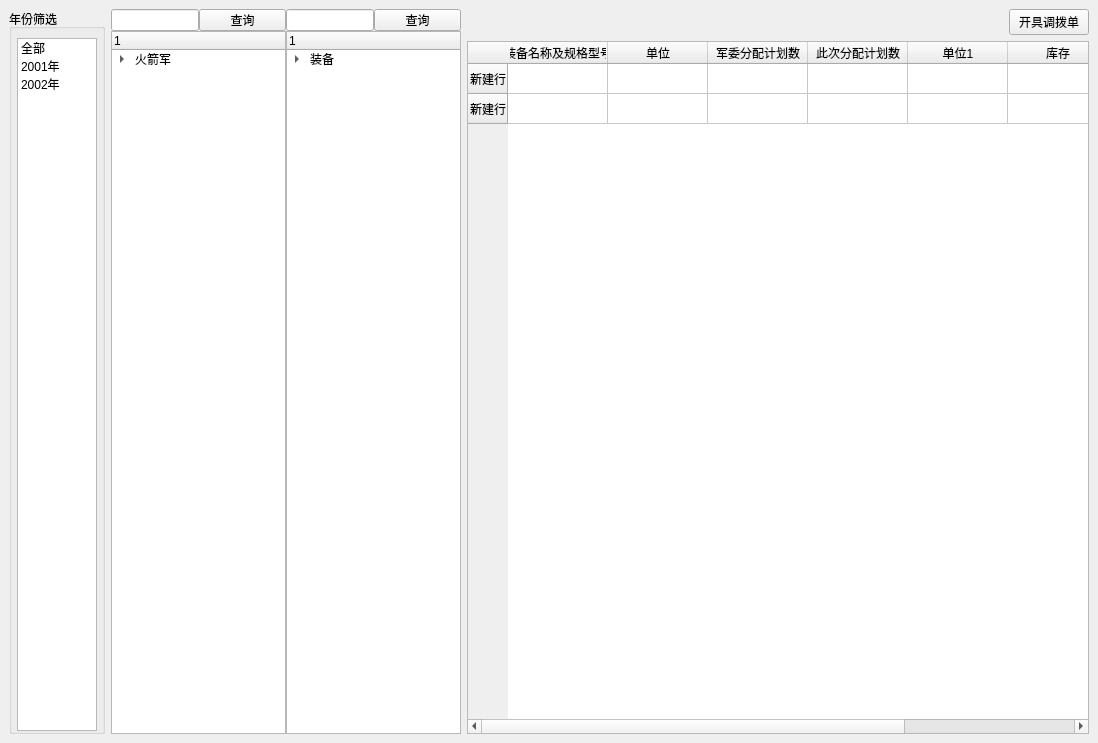
<?xml version="1.0" encoding="UTF-8"?>
<ui version="4.0">
 <class>Form</class>
 <widget class="QWidget" name="Form">
  <property name="geometry">
   <rect>
    <x>0</x>
    <y>0</y>
    <width>1098</width>
    <height>743</height>
   </rect>
  </property>
  <property name="windowTitle">
   <string>Form</string>
  </property>
  <layout class="QHBoxLayout" name="horizontalLayout">
   <property name="spacing">
    <number>0</number>
   </property>
   <property name="leftMargin">
    <number>0</number>
   </property>
   <property name="topMargin">
    <number>0</number>
   </property>
   <property name="rightMargin">
    <number>0</number>
   </property>
   <property name="bottomMargin">
    <number>0</number>
   </property>
   <item>
    <widget class="QWidget" name="widget" native="true">
     <layout class="QHBoxLayout" name="horizontalLayout_7">
      <item>
       <widget class="QGroupBox" name="groupBox">
        <property name="maximumSize">
         <size>
          <width>110</width>
          <height>16777215</height>
         </size>
        </property>
        <property name="title">
         <string>年份筛选</string>
        </property>
        <layout class="QVBoxLayout" name="verticalLayout">
         <property name="spacing">
          <number>0</number>
         </property>
         <property name="leftMargin">
          <number>5</number>
         </property>
         <property name="rightMargin">
          <number>5</number>
         </property>
         <property name="bottomMargin">
          <number>0</number>
         </property>
         <item>
          <widget class="QListWidget" name="lw_yearChoose">
           <property name="sizePolicy">
            <sizepolicy hsizetype="Minimum" vsizetype="Expanding">
             <horstretch>0</horstretch>
             <verstretch>0</verstretch>
            </sizepolicy>
           </property>
           <property name="maximumSize">
            <size>
             <width>80</width>
             <height>16777215</height>
            </size>
           </property>
           <item>
            <property name="text">
             <string>全部</string>
            </property>
           </item>
           <item>
            <property name="text">
             <string>2001年</string>
            </property>
           </item>
           <item>
            <property name="text">
             <string>2002年</string>
            </property>
           </item>
          </widget>
         </item>
        </layout>
       </widget>
      </item>
      <item>
       <widget class="QWidget" name="wg_directory" native="true">
        <property name="sizePolicy">
         <sizepolicy hsizetype="Ignored" vsizetype="Preferred">
          <horstretch>0</horstretch>
          <verstretch>0</verstretch>
         </sizepolicy>
        </property>
        <property name="minimumSize">
         <size>
          <width>50</width>
          <height>0</height>
         </size>
        </property>
        <property name="maximumSize">
         <size>
          <width>350</width>
          <height>16777215</height>
         </size>
        </property>
        <layout class="QHBoxLayout" name="horizontalLayout_4">
         <property name="spacing">
          <number>0</number>
         </property>
         <property name="leftMargin">
          <number>0</number>
         </property>
         <property name="topMargin">
          <number>0</number>
         </property>
         <property name="rightMargin">
          <number>0</number>
         </property>
         <property name="bottomMargin">
          <number>0</number>
         </property>
         <item>
          <layout class="QHBoxLayout" name="horizontalLayout_3">
           <property name="spacing">
            <number>0</number>
           </property>
           <item>
            <layout class="QVBoxLayout" name="verticalLayout_2">
             <property name="spacing">
              <number>0</number>
             </property>
             <item>
              <layout class="QHBoxLayout" name="horizontalLayout_2" stretch="0,0">
               <property name="spacing">
                <number>0</number>
               </property>
               <property name="sizeConstraint">
                <enum>QLayout::SetDefaultConstraint</enum>
               </property>
               <item>
                <widget class="QLineEdit" name="le_first">
                 <property name="sizePolicy">
                  <sizepolicy hsizetype="Ignored" vsizetype="Fixed">
                   <horstretch>0</horstretch>
                   <verstretch>0</verstretch>
                  </sizepolicy>
                 </property>
                 <property name="maximumSize">
                  <size>
                   <width>16777215</width>
                   <height>16777215</height>
                  </size>
                 </property>
                </widget>
               </item>
               <item>
                <widget class="QPushButton" name="pb_firstSelect">
                 <property name="sizePolicy">
                  <sizepolicy hsizetype="Ignored" vsizetype="Ignored">
                   <horstretch>0</horstretch>
                   <verstretch>0</verstretch>
                  </sizepolicy>
                 </property>
                 <property name="text">
                  <string>查询</string>
                 </property>
                </widget>
               </item>
              </layout>
             </item>
             <item>
              <widget class="QTreeWidget" name="tw_first">
               <column>
                <property name="text">
                 <string/>
                </property>
               </column>
               <item>
                <property name="text">
                 <string>火箭军</string>
                </property>
                <item>
                 <property name="text">
                  <string>火箭军基地</string>
                 </property>
                 <item>
                  <property name="text">
                   <string>New Subitem</string>
                  </property>
                 </item>
                 <item>
                  <property name="text">
                   <string>New Subitem</string>
                  </property>
                 </item>
                </item>
                <item>
                 <property name="text">
                  <string>火箭军院校</string>
                 </property>
                 <item>
                  <property name="text">
                   <string>New Subitem</string>
                  </property>
                 </item>
                </item>
                <item>
                 <property name="text">
                  <string>火箭军直属部队</string>
                 </property>
                 <item>
                  <property name="text">
                   <string>New Subitem</string>
                  </property>
                 </item>
                </item>
                <item>
                 <property name="text">
                  <string>火箭军机关</string>
                 </property>
                 <item>
                  <property name="text">
                   <string>New Subitem</string>
                  </property>
                 </item>
                </item>
                <item>
                 <property name="text">
                  <string>火箭军研究院、所</string>
                 </property>
                 <item>
                  <property name="text">
                   <string>New Subitem</string>
                  </property>
                 </item>
                </item>
                <item>
                 <property name="text">
                  <string>库存</string>
                 </property>
                </item>
               </item>
              </widget>
             </item>
            </layout>
           </item>
           <item>
            <layout class="QVBoxLayout" name="verticalLayout_3">
             <property name="spacing">
              <number>0</number>
             </property>
             <item>
              <layout class="QHBoxLayout" name="horizontalLayout_5">
               <property name="spacing">
                <number>0</number>
               </property>
               <item>
                <widget class="QLineEdit" name="le_second">
                 <property name="sizePolicy">
                  <sizepolicy hsizetype="Ignored" vsizetype="Fixed">
                   <horstretch>0</horstretch>
                   <verstretch>0</verstretch>
                  </sizepolicy>
                 </property>
                </widget>
               </item>
               <item>
                <widget class="QPushButton" name="pb_secondSelect">
                 <property name="sizePolicy">
                  <sizepolicy hsizetype="Ignored" vsizetype="Ignored">
                   <horstretch>0</horstretch>
                   <verstretch>0</verstretch>
                  </sizepolicy>
                 </property>
                 <property name="text">
                  <string>查询</string>
                 </property>
                </widget>
               </item>
              </layout>
             </item>
             <item>
              <widget class="QTreeWidget" name="tw_second">
               <column>
                <property name="text">
                 <string notr="true"/>
                </property>
               </column>
               <item>
                <property name="text">
                 <string>装备</string>
                </property>
                <item>
                 <property name="text">
                  <string>防化车辆</string>
                 </property>
                 <item>
                  <property name="text">
                   <string>防化团指挥车</string>
                  </property>
                 </item>
                </item>
               </item>
              </widget>
             </item>
            </layout>
           </item>
          </layout>
         </item>
        </layout>
       </widget>
      </item>
      <item>
       <layout class="QVBoxLayout" name="verticalLayout_4">
        <item>
         <layout class="QHBoxLayout" name="horizontalLayout_6">
          <item>
           <spacer name="horizontalSpacer">
            <property name="orientation">
             <enum>Qt::Horizontal</enum>
            </property>
            <property name="sizeHint" stdset="0">
             <size>
              <width>40</width>
              <height>20</height>
             </size>
            </property>
           </spacer>
          </item>
          <item>
           <widget class="QPushButton" name="pushButton">
            <property name="text">
             <string>开具调拨单</string>
            </property>
           </widget>
          </item>
         </layout>
        </item>
        <item>
         <widget class="QTableWidget" name="tableWidget">
          <row>
           <property name="text">
            <string>新建行</string>
           </property>
          </row>
          <row>
           <property name="text">
            <string>新建行</string>
           </property>
          </row>
          <column>
           <property name="text">
            <string>装备名称及规格型号</string>
           </property>
          </column>
          <column>
           <property name="text">
            <string>单位</string>
           </property>
          </column>
          <column>
           <property name="text">
            <string>军委分配计划数</string>
           </property>
          </column>
          <column>
           <property name="text">
            <string>此次分配计划数</string>
           </property>
          </column>
          <column>
           <property name="text">
            <string>单位1</string>
           </property>
          </column>
          <column>
           <property name="text">
            <string>库存</string>
           </property>
          </column>
          <column>
           <property name="text">
            <string>备注</string>
           </property>
          </column>
          <item row="0" column="0">
           <property name="text">
            <string/>
           </property>
          </item>
          <item row="0" column="1">
           <property name="text">
            <string/>
           </property>
          </item>
          <item row="1" column="0">
           <property name="text">
            <string/>
           </property>
          </item>
         </widget>
        </item>
       </layout>
      </item>
     </layout>
    </widget>
   </item>
  </layout>
 </widget>
 <resources/>
 <connections/>
</ui>
